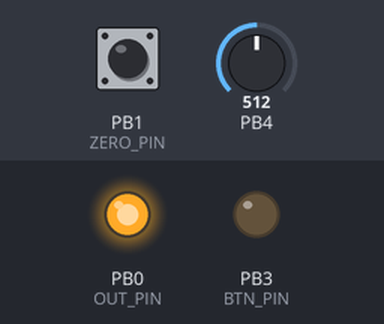
Bench run of a program on a simulated ATtiny13, built with avr-gcc and emulated at 9.6 MHz. On the bench: output pins drawn as LEDs (lit = HIGH). Inputs (shaded band) come from the test bench; at power-on: PB1 (ZERO_PIN) HIGH, PB4 = 512.

Above: at 1.2 s.
1.3 s: PB1 (ZERO_PIN) pulled LOW for 0.15 s
2.9 s: PB1 (ZERO_PIN) pulled LOW for 3.2 s
Timing chart, 0 to 5.9 s (numbered marks = the images above; inputs shaded):
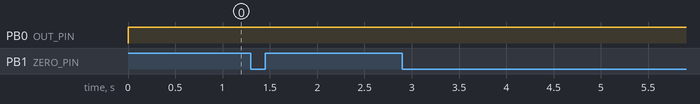

The program:

main.c
```c
#include "main.h"
#include <avr/io.h>
#include <avr/interrupt.h>
//#include <avr/wdt.h>
//#include <avr/pgmspace.h>
#include <util/delay.h>
//#include <avr/eeprom.h>

/// òåêóùåå çíà÷åíèå çàäàííîé ôàçû ðåãóëÿòîðà
uint8_t phase = 90;
// ñ÷åò÷èê ïðîãðàììíîé ôàçû
//volatile uint8_t counter = 0;
volatile uint8_t ADC_stop = 0;

#define RANGE(a,min,max) ((a)<(min))?(min):(((a)>(max))?(max):(a))

/**  áðàáîò÷èê ïðåðûâàíèß îò òàéìåðà, âåäóùåãî îòñ÷åò ôàçû.
 * ðåàëèçóåò èìïóëüñíîå óïðàâëåíèå ñèìèñòîðîì.
 */

ISR(TIM0_COMPA_vect) {
		TCCR0A = 0x00;
		TCCR0B = 0x00;
		TIMSK0 &= ~(1<<OCIE0A); //îñòàíàâëèâàåì òàéìåð
		ADC_stop = 0; //ðàçðåøàåì ÷èòàòü ÀÖÏ
}

/**  áðàáîò÷èê âíåøíåãî çàïðîñà ïðåðûâàíèÿ.
 * âûïîëíÿåò ñèíõðîãíèçàöèþ ôàçîðåãóëßòîðà.
 */
ISR(INT0_vect) {
	OCR0A = phase; //ðåãèñòðó ñðàâíåíè¤ ïðèñâàèâàåì çíà÷åíèå ¤ðêîñòè
	TCCR0A |= _BV(WGM01) | _BV(COM0A1);    //çàïóñêàåì òàéìåð 0 â ðåæèìå CTC ñ óñòàíîâêîé OC0A â 1
	TCCR0B |= _BV(CS02) | _BV(CS00); // ñ ïåðèîäîì ñ÷åòà 75khz (9600000/128) 13 ìêñ
	TIMSK0 |= (1<<OCIE0A); // çàïóñêàåì òàéìåð
	ADC_stop = 1;
}

int read_adc (unsigned char adc_input)
{
	// This is the code that selects the channel. AND out the entire mux area,
	// then OR in the desired analog channel.
	//ADMUX = 0;//&= ~((1<<MUX1) | (1<<MUX0));
	ADMUX = adc_input;
	// Delay needed for the stabilization of the ADC input voltage
	_delay_us(10);
	// Start the conversion
	ADCSRA |= (1 << ADSC);
	// Wait for it to finish
	while (ADCSRA & (1 << ADSC));

	return ADC;
}

#define POW_MAX 90
#define POW_MIN 11
#define PidH_Kp   20  //íîìèíàëüíûé êîýôôèöèåíò PidH_Kp
#define PidH_Ki   22  //íîìèíàëüíûé êîýôôèöèåíò PidH_Ki
#define PidH_Kd   20  //íîìèíàëüíûé êîýôôèöèåíò PidH_Kd
#define TSAMPLE   100

int16_t PidH(uint16_t ref, int16_t inp)
{
	static int16_t Xp = 0;  //ïðåäûäóùåå çíà÷åíèå inp
	static int16_t Xpp = 0; //ïðåä-ïðåäûäóùåå çíà÷åíèå inp
	static int32_t Y = 0;
	//âû÷èñëåíèå îøèáêè:
	int16_t e = ref - inp;
	//ó÷åò ïðîïîðöèîíàëüíîé ñîñòàâëÿþùåé:
	Y = Y - (int16_t)PidH_Kp * (inp - Xp) * 10;
	//ó÷åò èíòåãðàëüíîé ñîñòàâëÿþùåé:
	Y = Y + (int16_t)PidH_Ki * e * TSAMPLE / 100;
	//ó÷åò äèôôåðåíöèàëüíîé ñîñòàâëÿþùåé:
	Y = Y - (int16_t)PidH_Kd * (inp - 2 * Xp + Xpp) * 500 / TSAMPLE;
	//îáíîâëåíèå çíà÷åíèé:
	Xpp = Xp; Xp = inp;
	//if(!ref) Y = 0;
	//îãðàíè÷åíèå âûõîäíîãî çíà÷åíèÿ:
	if(Y > POW_MAX * 256L) Y = POW_MAX * 256L;
	if(Y < POW_MIN * 256L) Y = POW_MIN * 256L;
	return(Y >> 8);
}

int main (void) {
		//èíèöèàëèçàöèÿ âñåé ïåðèôåðèè
		cli();
		// íàñòðîéêà ïîðòîâ
		DDR			= OUT_PIN | LED2;
		OUT_PORT	= OUT_PIN | ZERO_PIN;

		TIMSK0 |= (1<<OCIE0A); //ðàçðåøåíèå ïðåðûâàíèÿ ïî ïåðåïîëíåíèþ òàéìåðà 1
		MCUCR |= (1<<ISC01) | (1<<ISC00); //rising age of INT0
		//MCUCR |= 1<<ISC00; //any age of INT0
		GIMSK |= (1<<INT0); //enable INT0

		// Set the prescaler to clock/128 & enable ADC
		ADCSRA |= (1 << ADPS1) | (1 << ADPS0) | (1 << ADEN);

		sei();

	// îñíîâíîé öèêë
	while(1){

           if(!ADC_stop)
           {
			   #if 1
			   phase = 90 - read_adc(2)/12;// +5;	//phase controlled by adc input
			   #else
			   phase = (uint8_t)PidH((int16_t)((uint32_t)read_adc(2)*43/100), (int16_t)((uint32_t)read_adc(1)*43/100)); //phase controlled by PID law
			   if (phase < 7) OUT_PORT |= LED2; else  OUT_PORT &= ~LED2;
			   #endif
			   ADC_stop = 1;
           }
	}
}
```

main.h
```c
/*
 * main.h
 *
 *  Created on: 21.06.2010
 *      Author: ARV
 */

#ifndef MAIN_H_
#define MAIN_H_

#define F_CPU 9600000

/// äëèòåëüíîñòü íàæàòèÿ êíîïêè â ÄÅÑßÒÊÀÕ ÌÑ äëÿ íåìåäëåííîãî âûêëþ÷åíèÿ
#define	T_STANDBY		600
/// äëèòåëüíîñòü íàæàòèÿ êíîïêè â ÄÅÑßÒÊÀÕ ÌÑ äëÿ àêòèâàöèè àâòîîòêëþ÷åíèÿ
#define T_AUTOOFF		200
/// äëèòåëüíîñòü âûäåðæêè âðåìåíè äî àâòîîòêëþ÷åíèÿ â ÌÈÍÓÒÀÕ
#define OFF_MIN			30
/// îòêîððåêòèðîâàííàÿ çàäåðæêà â 10 ìñ â ÌÈÊÐÎÑÅÊÓÍÄÀÕ
#define MS10_US			9000
/// äëèòåëüíîñòü èìïóëüñà îòïèðàíèÿ ñèìèñòîðà â óñëîâíûõ åäèíèöàõ - øàãàõ ôàçû
#define	PULSE			20
/// ÷èñëî ðàçíûõ çíà÷åíèé ôàçû äëÿ ðàçíûõ ñêîðîñòåé âðàùåíèÿ
#define MAX_STEP		7

/// ×àñòîòà ïèòàþùåé ñåòè â ÃÅÐÖÀÕ
#define	F_PWR			50
/// Ïðåääåëèòåëü òàéìåðà :8
#define DIVIDER			8

// âñå ñèãíàëû äîëæíû ïîäêëþ÷àòüñÿ ê îäíîìó ïîðòó!!!
/// âûõîäíîé ïîðò
#define	OUT_PORT		PORTB
/// ïèí äëÿ óïðàâëåíèÿ ñèìèñòîðîì
#define OUT_PIN			_BV(PB0)
//ïèí äåòåêòîðà ïåðåõîäà ÷åðåç íîëü
#define ZERO_PIN		_BV(PB1)
/// ïèí äëÿ êíîïêè
#define BTN_PIN			_BV(PB3)
/// ïèí äëÿ ñâåòîäèîäà 1
#define LED1			_BV(PB2)
/// ïèí äëÿ ñâåòîäîèäà 2
#define LED2			_BV(PB3)
/// ìàêðîñ äëÿ îáîèõ ñâåòîäèîäîâ ñðàçó
#define ALL_LEDS		(LED1 | LED2)

// ìàêðîñû, çàâèñÿùèå îò âûáðàííîãî ÌÊ
//#if defined(__AVR_ATtiny13__)
/// âåêòîð ïðåðûâàíèÿ òàéìåðà, èñïîëüçóåìûé äëÿ ôàçîâîãî ðåãóëèðîâàíèÿ
#define VECTOR 			TIM0_COMPA_vect
/// ìàêðîñ íàñòðîéêè òàéìåðà ôàçîâîãî ðåãóëèðîâàíèÿ
#define config_timer() 				\
	OCR0A	= OCR_VALUE;			\
	TCCR0A 	= _BV(WGM01);			\
	TIMSK0	= _BV(OCIE0A)			\
/// çàïóñê òàéìåðà
#define start_timer()	TCCR0B = _BV(CS01)
/// îñòàíîâêà òàéìåðà
#define stop_timer()	TCCR0B = 0


/// Çíà÷åíèå äëÿ ñðàâíåíèÿ â òàéìåðå
#define	OCR_VALUE		(F_CPU / (F_PWR * 2UL * 256UL * DIVIDER)-2)
/// îïðåäåëåíèå ðåãèñòðà DDR ïî çàäàííîìó ïîðòó
#define DDR				(*(volatile uint8_t*)(&OUT_PORT - 1))
/// îïðåäåëåíèå âõîäíîãî ðåãèñòðà ïî çàäàííîìó ïîðòó
#define PIN				(*(volatile uint8_t*)(&OUT_PORT - 2))

#endif /* MAIN_H_ */
```
